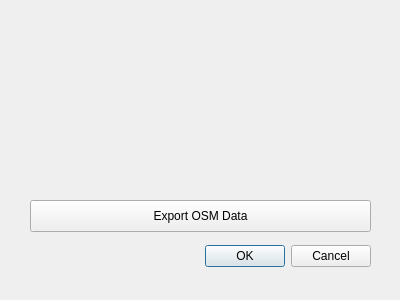
<ui version="4.0" >
 <class>OSMExportDialogBase</class>
 <widget class="QDialog" name="OSMExportDialogBase" >
  <property name="geometry" >
   <rect>
    <x>0</x>
    <y>0</y>
    <width>400</width>
    <height>300</height>
   </rect>
  </property>
  <property name="windowTitle" >
   <string>OSM Export</string>
  </property>
  <widget class="QPushButton" name="btnShowExtent">
    <property name="geometry">
        <rect>
            <x>30</x>
            <y>200</y>
            <width>341</width>
            <height>32</height>
        </rect>
    </property>
    <property name="text">
        <string>Export OSM Data</string>
    </property>
  </widget>
  <widget class="QDialogButtonBox" name="button_box" >
   <property name="geometry" >
    <rect>
     <x>30</x>
     <y>240</y>
     <width>341</width>
     <height>32</height>
    </rect>
   </property>
   <property name="orientation" >
    <enum>Qt::Horizontal</enum>
   </property>
   <property name="standardButtons" >
    <set>QDialogButtonBox::Cancel|QDialogButtonBox::Ok</set>
   </property>
  </widget>
 </widget>
 <resources/>
 <connections>
  <connection>
   <sender>button_box</sender>
   <signal>accepted()</signal>
   <receiver>OSMExportDialogBase</receiver>
   <slot>accept()</slot>
   <hints>
    <hint type="source_label" >
     <x>248</x>
     <y>254</y>
    </hint>
    <hint type="destination_label" >
     <x>157</x>
     <y>274</y>
    </hint>
   </hints>
  </connection>
  <connection>
   <sender>button_box</sender>
   <signal>rejected()</signal>
   <receiver>OSMExportDialogBase</receiver>
   <slot>reject()</slot>
   <hints>
    <hint type="source_label" >
     <x>316</x>
     <y>260</y>
    </hint>
    <hint type="destination_label" >
     <x>286</x>
     <y>274</y>
    </hint>
   </hints>
  </connection>
 </connections>
</ui>
